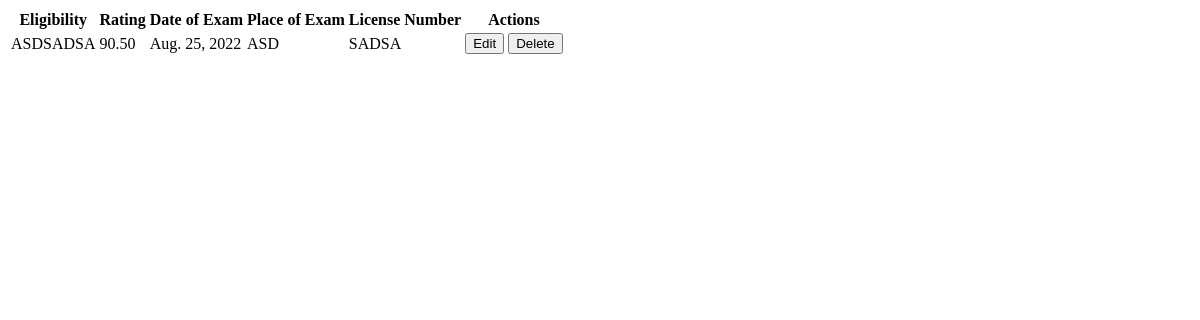
Before: /eligibility-data/ (signed in) with the older database file.
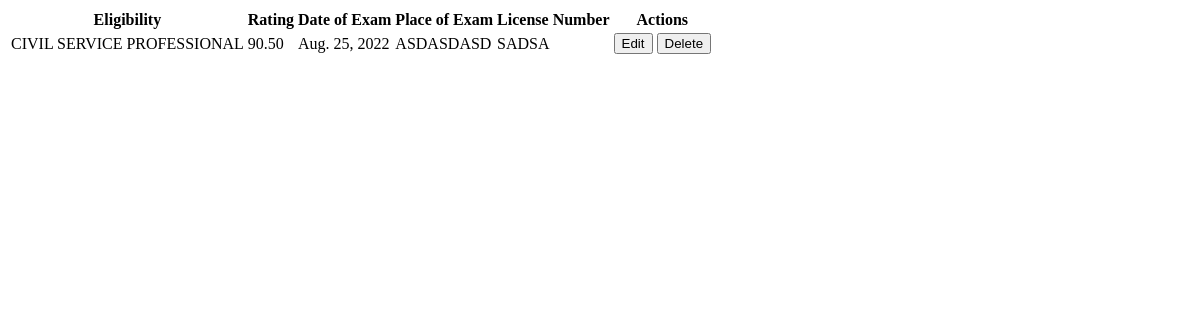
After: the same page with the newer database file.
### rma/models.py (models this page shows, shortened)
class Eligibility(models.Model):
    user = models.ForeignKey(User, on_delete=models.CASCADE)
    eligibility = Uppercase('Eligibility', max_length=200)
    rating = models.DecimalField('Units Earned', max_digits=4, decimal_places=2)
    date_of_exam = models.DateField('Date of Examination/Conferment')
    place_of_exam = Uppercase('Place of Examination/Conferment', max_length=200, blank=True)
    license = Uppercase('License Number', max_length=50, blank=True)
    class Meta:
        verbose_name_plural = "Eligibility"

### rma/views.py (the view)
# urls.py: path('eligibility-data/', views.eligibility_data, name='eligibility-data'),
@login_required()
def eligibility_data(request):
    obj_eligibility = Eligibility.objects.filter(user_id=request.user)
    return render(request, 'loaded_data/eligibility_data.html', {'obj_eligibility':obj_eligibility})

### templates/loaded_data/eligibility_data.html
<div class="col-12">
    <table class="table">
        <thead>
            <tr>
                <th scope="col">Eligibility</th>
                <th scope="col">Rating</th>
                <th scope="col">Date of Exam</th>
                <th scope="col">Place of Exam</th>
                <th scope="col">License Number</th>
                <th scope="col">Actions</th>
            </tr>
        </thead>
        <tbody>
            {% for eligibility in obj_eligibility %}
                <tr>
                    <td>{{eligibility.eligibility}}</td>
                    <td>{{eligibility.rating}}</td>
                    <td>{{eligibility.date_of_exam}}</td>
                    <td>{{eligibility.place_of_exam}}</td>
                    <td>{{eligibility.license}}</td>
                    <td>
                        <button type="button" class="btn btn-primary btn-sm" hx-get="{% url 'eligibility-edit' eligibility.id %}" hx-target="#eligibility-modal-dialog" data-bs-toggle="modal" data-bs-target="#eligibility-modal">Edit</button>
                        <button type="button" class="btn btn-danger btn-sm" hx-get="{% url 'eligibility-delete' eligibility.id %}" hx-target="#delete-modal-dialog" data-bs-toggle="modal" data-bs-target="#delete-modal">Delete</button>
                    </td>
                </tr>
            {% endfor %}
        </tbody>
    </table>
</div>

Changed rows visible on the page:
changed Eligibility "SADSA": eligibility "ASDSADSA" → "CIVIL SERVICE PROFESSIONAL"; place_of_exam "ASD" → "ASDASDASD"
